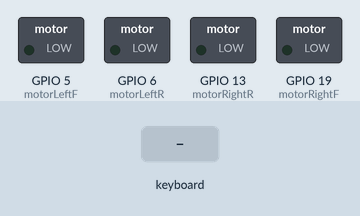
The program below on a simulated Raspberry Pi (BCM pin numbers). Parts: switched loads named in the program (green lamp = pin HIGH). The inputs (shaded band) are chosen by the test bench. The camera gives no picture and a still takes 0.5 s; what the program prints to the terminal is not drawn.

Above: at 1.2 s.
1.3 s: key "k" typed on the keyboard
At 2.5 s:
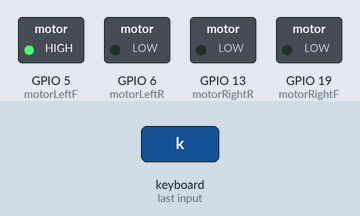
2.8 s: key "l" typed on the keyboard
At 3.9 s:
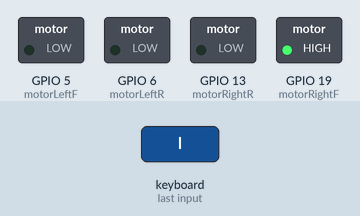
4.3 s: key up typed on the keyboard
At 5.0 s:
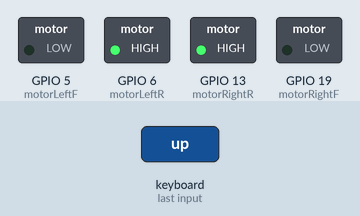
5.8 s: key down typed on the keyboard
At 6.1 s:
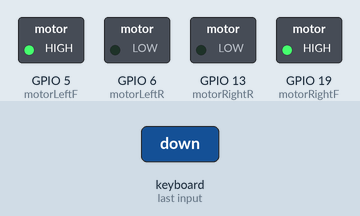
7.3 s: key right typed on the keyboard
At 8.5 s:
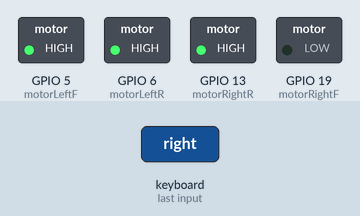
8.8 s: key left typed on the keyboard
At 9.6 s:
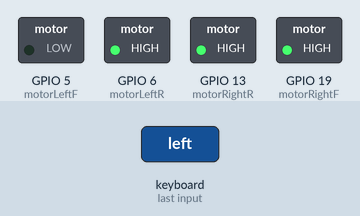
Timing chart, 0 to 11.3 s (numbered marks = the images above; inputs shaded):
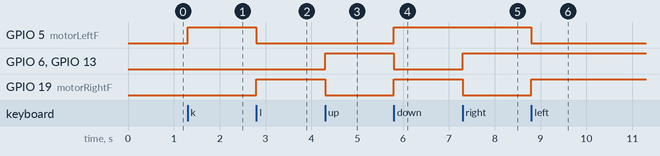

Measured:
- after the input at 1.3 s, GPIO 5 (motorLeftF): LOW → HIGH at once
- after the input at 2.8 s, GPIO 5 (motorLeftF): HIGH → LOW at once; GPIO 19 (motorRightF): LOW → HIGH at once
- after the input at 4.3 s, GPIO 6 (motorLeftR), GPIO 13 (motorRightR): LOW → HIGH at once; GPIO 19 (motorRightF): HIGH → LOW at once
- after the input at 5.8 s, GPIO 5 (motorLeftF), GPIO 19 (motorRightF): LOW → HIGH at once; GPIO 6 (motorLeftR), GPIO 13 (motorRightR): HIGH → LOW at once
- after the input at 7.3 s, GPIO 6 (motorLeftR), GPIO 13 (motorRightR): LOW → HIGH at once; GPIO 19 (motorRightF): HIGH → LOW at once
- after the input at 8.8 s, GPIO 5 (motorLeftF): HIGH → LOW at once; GPIO 19 (motorRightF): LOW → HIGH at once

The program:

RaspiCar_Keyboard_Cam640.py
```python
"""
    Raspberry Controled car

    Control the car with arrow keys,
    Enter = Stop
    f = Take photo
    v = Start recording
    s = Stop recording

    Luis Felipe Flores Zertuche
    Universidad de Monterrey
"""

import RPi.GPIO as GPIO
import time
import curses
import picamera
from datetime import datetime

print('Raspberry Controled car ','\n','Control the car with arrow keys','\n')
print('Enter = Stop','\n','f = Take photo','\n','v = Start recording','\n','s = Stop recording')

# Create a time object, datetime.now() = date & time with microseconds
#time = datetime.now()

# Create a camera object from picamera
camera = picamera.PiCamera()
camera.resolution = (640,360)      # 1/3 of max resolution
camera.framerate = 20

# Get the curses window, turn off echoing of keyboard to screen, turn on
# instant (no waiting) key response, and use special values for cursor keys
screen = curses.initscr()
curses.noecho()
curses.cbreak()
screen.keypad(True)

GPIO.setmode(GPIO.BCM)

motorLeftF = 5          # GPIO 5, move left wheels foward, IN1
motorLeftR = 6          # GPIO 6, move left wheels backward, IN2

motorRightF = 19        # GPIO 13, move right wheels foward, IN3
motorRightR = 13        # GPIO 19, move right wheels backward, IN4


GPIO.setup(motorLeftF, GPIO.OUT)
GPIO.setup(motorLeftR, GPIO.OUT)
GPIO.setup(motorRightF, GPIO.OUT)
GPIO.setup(motorRightR, GPIO.OUT)

def moveFoward():
    GPIO.output(motorLeftF, GPIO.LOW)
    GPIO.output(motorLeftR, GPIO.HIGH)
    GPIO.output(motorRightF, GPIO.LOW)
    GPIO.output(motorRightR, GPIO.HIGH)

def moveBackward():
    GPIO.output(motorLeftF, GPIO.HIGH)
    GPIO.output(motorLeftR, GPIO.LOW)
    GPIO.output(motorRightF, GPIO.HIGH)
    GPIO.output(motorRightR, GPIO.LOW)

def rotateRight():
    GPIO.output(motorLeftF, GPIO.HIGH)
    GPIO.output(motorLeftR, GPIO.HIGH)
    GPIO.output(motorRightF, GPIO.LOW)
    GPIO.output(motorRightR, GPIO.HIGH)

def rotateLeft():
    GPIO.output(motorLeftF, GPIO.LOW)
    GPIO.output(motorLeftR, GPIO.HIGH)
    GPIO.output(motorRightF, GPIO.HIGH)
    GPIO.output(motorRightR, GPIO.HIGH)

def rotateBLeft():
    GPIO.output(motorLeftF, GPIO.LOW)
    GPIO.output(motorLeftR, GPIO.LOW)
    GPIO.output(motorRightF, GPIO.HIGH)
    GPIO.output(motorRightR, GPIO.LOW)

def rotateBRight():
    GPIO.output(motorLeftF, GPIO.HIGH)
    GPIO.output(motorLeftR, GPIO.LOW)
    GPIO.output(motorRightF, GPIO.LOW)
    GPIO.output(motorRightR, GPIO.LOW)

def carStop():
    GPIO.output(motorLeftF, GPIO.LOW)
    GPIO.output(motorLeftR, GPIO.LOW)
    GPIO.output(motorRightF, GPIO.LOW)
    GPIO.output(motorRightR, GPIO.LOW)

try:
        while True:
            char = screen.getch()
            if char == ord('q'):
                break
            elif char == curses.KEY_UP:
                moveFoward()
            elif char == curses.KEY_DOWN:
                moveBackward()
            elif char == curses.KEY_RIGHT:
                rotateRight()
            elif char == curses.KEY_LEFT:
                rotateLeft()
            elif char == 10:
                carStop()
            elif char == ord('k'):
                rotateBRight()
            elif char == ord('l'):
                rotateBLeft()
            elif char == ord('f'):
                camera.capture(str(datetime.now())+'.jpg')
                print('Snapshot saved')
            elif char == ord('v'):
                camera.start_recording(str(datetime.now()) +'.h264')
                print('Start recording, press S to stop')
            elif char == ord('s'):
                camera.stop_recording()
                print('Video saved')

finally:
    #Close down curses properly, inc turn echo back on!
    curses.nocbreak(); screen.keypad(0); curses.echo()
    curses.endwin()

GPIO.cleanup()
```
